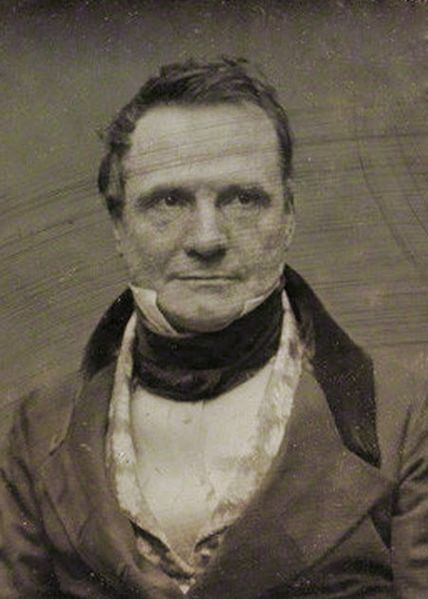
#> input picture PythonCS101/HW7.1EightColors/Charles_Babbage_.jpg, 428 x 599 px
$ python eightColors.py
#> lines starting #> are read from the running program, lines starting #| are printed output that depends on the picture
# Betero Tiikana
# CS101

from PIL import Image
photo = Image.open("Charles_Babbage_.jpg")
#> photo is the input picture: PIL image 428x599 RGB; mean R, G, B 100.8, 92.4, 78.4
pixelList = photo.getdata()
updatedList = []

def convertRed(r):
    if r <100:
        r = 0
    else:
        r = 255
    return(r)
def convertGreen(g):
    if g <100:
        g = 0
    else:
        g = 255
    return(g)
def convertBlue(b):
    if b <100:
        b = 0
    else:
        b = 255
    return(b)
def eightColors():
    for p in pixelList:
        r, g, b = p
        r = convertRed(r)
        g = convertGreen(g)
        b = convertBlue(b)

        newPixel = (r, g, b)
        updatedList.append(newPixel)
#> this loop made 256372 passes
#> p on passes 1 to 3: (46, 41, 38), (48, 43, 40), (50, 45, 42)
#> after the loop, updatedList = 256372 items
    return(updatedList)

photo.putdata(eightColors())
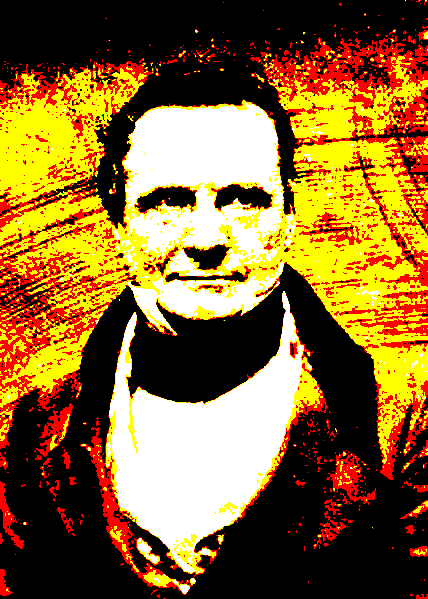
#> photo: PIL image 428x599 RGB; mean R, G, B 138.8, 102.5, 45.4
photo.show()

$ run again, with PythonCS101/HW7.1EightColors/SeaDragon.jpg copied over PythonCS101/HW7.1EightColors/Charles_Babbage_.jpg
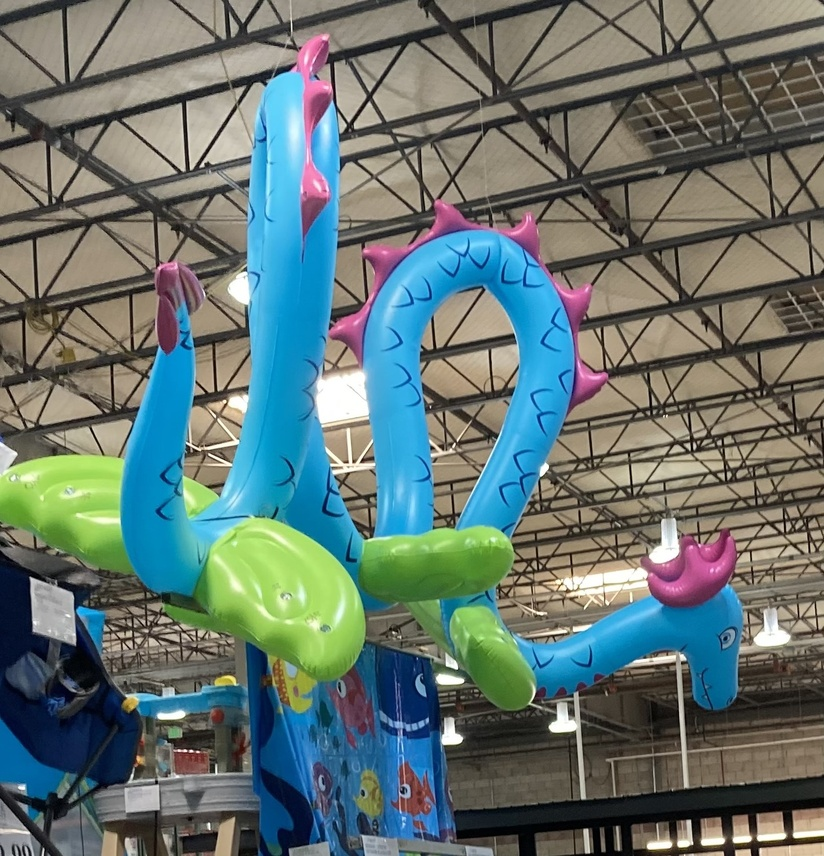
#> input picture PythonCS101/HW7.1EightColors/SeaDragon.jpg, 824 x 856 px, shrunk from 1423 x 1478 before the run
#> photo is the input picture: PIL image 824x856 RGB; mean R, G, B 100.9, 117.1, 112.9
#> the loop in eightColors, `for p in pixelList:` made 705344 passes
#> (p, r, g, b) on passes 1 to 3: ((148, 144, 132), 255, 255, 255), ((146, 142, 130), 255, 255, 255), ((146, 142, 130), 255, 255, 255)
#> after the loop in eightColors, `for p in pixelList:`: updatedList = 705344 items
#> `photo.putdata(eightColors())`:
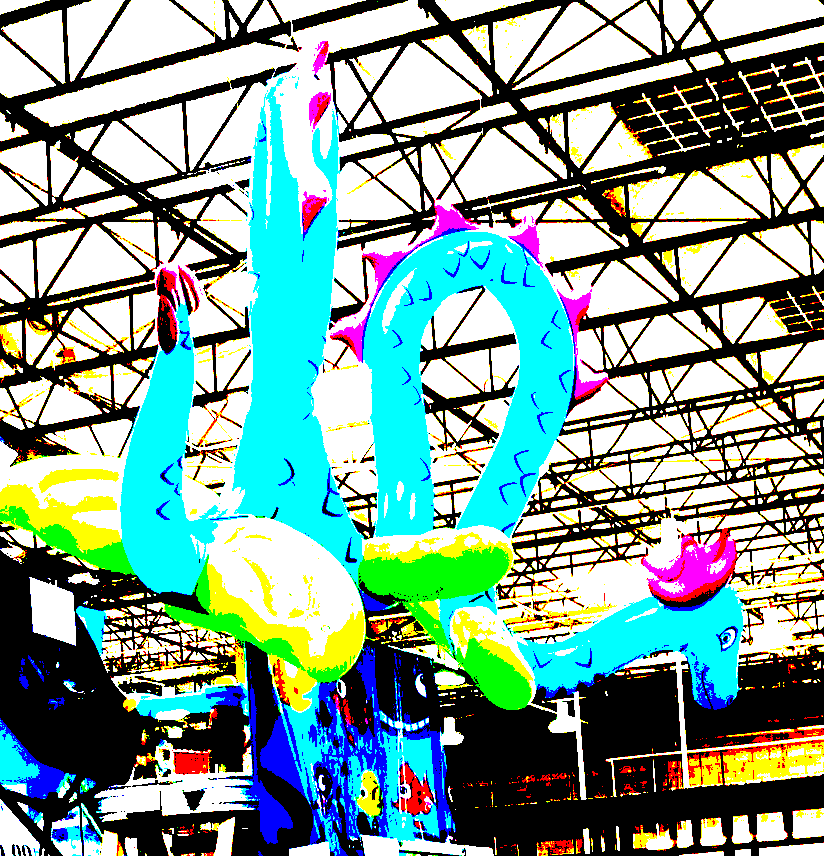
#> photo: PIL image 824x856 RGB; mean R, G, B 126.6, 161, 150.7
